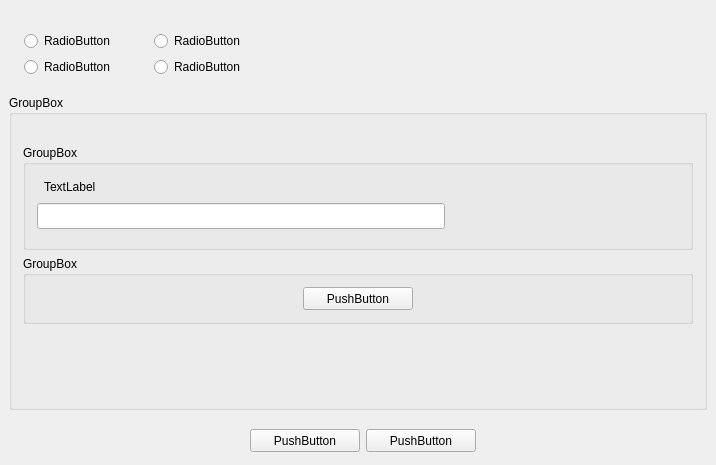
<?xml version="1.0" encoding="UTF-8"?>
<ui version="4.0">
 <class>AngKSerialNumberDlg</class>
 <widget class="QWidget" name="AngKSerialNumberDlg">
  <property name="geometry">
   <rect>
    <x>0</x>
    <y>0</y>
    <width>716</width>
    <height>465</height>
   </rect>
  </property>
  <property name="windowTitle">
   <string>AngKSerialNumberDlg</string>
  </property>
  <layout class="QHBoxLayout" name="horizontalLayout">
   <property name="spacing">
    <number>0</number>
   </property>
   <property name="leftMargin">
    <number>0</number>
   </property>
   <property name="topMargin">
    <number>0</number>
   </property>
   <property name="rightMargin">
    <number>0</number>
   </property>
   <property name="bottomMargin">
    <number>0</number>
   </property>
   <item>
    <widget class="QWidget" name="backgroundWidget" native="true">
     <property name="minimumSize">
      <size>
       <width>716</width>
       <height>465</height>
      </size>
     </property>
     <property name="maximumSize">
      <size>
       <width>16777215</width>
       <height>16777215</height>
      </size>
     </property>
     <layout class="QVBoxLayout" name="verticalLayout_2">
      <property name="leftMargin">
       <number>9</number>
      </property>
      <property name="topMargin">
       <number>9</number>
      </property>
      <property name="rightMargin">
       <number>9</number>
      </property>
      <property name="bottomMargin">
       <number>9</number>
      </property>
      <item>
       <widget class="QWidget" name="serialNumberSelect" native="true">
        <property name="minimumSize">
         <size>
          <width>0</width>
          <height>80</height>
         </size>
        </property>
        <property name="maximumSize">
         <size>
          <width>16777215</width>
          <height>80</height>
         </size>
        </property>
        <layout class="QVBoxLayout" name="verticalLayout_3">
         <property name="spacing">
          <number>5</number>
         </property>
         <property name="leftMargin">
          <number>15</number>
         </property>
         <property name="topMargin">
          <number>10</number>
         </property>
         <property name="rightMargin">
          <number>10</number>
         </property>
         <property name="bottomMargin">
          <number>0</number>
         </property>
         <item>
          <layout class="QGridLayout" name="gridLayout">
           <property name="horizontalSpacing">
            <number>30</number>
           </property>
           <item row="1" column="0">
            <widget class="QRadioButton" name="fromFileButton">
             <property name="minimumSize">
              <size>
               <width>100</width>
               <height>0</height>
              </size>
             </property>
             <property name="maximumSize">
              <size>
               <width>100</width>
               <height>16777215</height>
              </size>
             </property>
             <property name="text">
              <string>RadioButton</string>
             </property>
            </widget>
           </item>
           <item row="1" column="1">
            <widget class="QRadioButton" name="SNCModeButton">
             <property name="minimumSize">
              <size>
               <width>100</width>
               <height>0</height>
              </size>
             </property>
             <property name="maximumSize">
              <size>
               <width>100</width>
               <height>16777215</height>
              </size>
             </property>
             <property name="text">
              <string>RadioButton</string>
             </property>
            </widget>
           </item>
           <item row="0" column="0">
            <widget class="QRadioButton" name="disableButton">
             <property name="minimumSize">
              <size>
               <width>100</width>
               <height>0</height>
              </size>
             </property>
             <property name="maximumSize">
              <size>
               <width>100</width>
               <height>16777215</height>
              </size>
             </property>
             <property name="text">
              <string>RadioButton</string>
             </property>
            </widget>
           </item>
           <item row="0" column="1">
            <widget class="QRadioButton" name="modeButton">
             <property name="minimumSize">
              <size>
               <width>140</width>
               <height>0</height>
              </size>
             </property>
             <property name="maximumSize">
              <size>
               <width>140</width>
               <height>16777215</height>
              </size>
             </property>
             <property name="text">
              <string>RadioButton</string>
             </property>
            </widget>
           </item>
           <item row="0" column="2">
            <spacer name="horizontalSpacer_3">
             <property name="orientation">
              <enum>Qt::Horizontal</enum>
             </property>
             <property name="sizeHint" stdset="0">
              <size>
               <width>40</width>
               <height>20</height>
              </size>
             </property>
            </spacer>
           </item>
          </layout>
         </item>
        </layout>
       </widget>
      </item>
      <item>
       <widget class="QGroupBox" name="SNConfigGroup">
        <property name="minimumSize">
         <size>
          <width>0</width>
          <height>0</height>
         </size>
        </property>
        <property name="title">
         <string>GroupBox</string>
        </property>
        <layout class="QVBoxLayout" name="verticalLayout_4">
         <property name="leftMargin">
          <number>0</number>
         </property>
         <property name="topMargin">
          <number>15</number>
         </property>
         <property name="rightMargin">
          <number>0</number>
         </property>
         <property name="bottomMargin">
          <number>10</number>
         </property>
         <item>
          <widget class="QStackedWidget" name="stackedWidget">
           <property name="currentIndex">
            <number>3</number>
           </property>
           <widget class="QWidget" name="disablepage">
            <layout class="QVBoxLayout" name="verticalLayout">
             <item>
              <widget class="QLabel" name="disableTip">
               <property name="minimumSize">
                <size>
                 <width>0</width>
                 <height>26</height>
                </size>
               </property>
               <property name="maximumSize">
                <size>
                 <width>16777215</width>
                 <height>26</height>
                </size>
               </property>
               <property name="text">
                <string>TextLabel</string>
               </property>
               <property name="alignment">
                <set>Qt::AlignCenter</set>
               </property>
              </widget>
             </item>
             <item>
              <spacer name="verticalSpacer">
               <property name="orientation">
                <enum>Qt::Vertical</enum>
               </property>
               <property name="sizeHint" stdset="0">
                <size>
                 <width>20</width>
                 <height>223</height>
                </size>
               </property>
              </spacer>
             </item>
            </layout>
           </widget>
           <widget class="QWidget" name="modePage">
            <layout class="QVBoxLayout" name="verticalLayout_5">
             <property name="spacing">
              <number>0</number>
             </property>
             <property name="topMargin">
              <number>10</number>
             </property>
             <property name="bottomMargin">
              <number>0</number>
             </property>
             <item>
              <widget class="QWidget" name="horizontalWidget" native="true">
               <property name="minimumSize">
                <size>
                 <width>0</width>
                 <height>60</height>
                </size>
               </property>
               <property name="maximumSize">
                <size>
                 <width>16777215</width>
                 <height>60</height>
                </size>
               </property>
               <layout class="QHBoxLayout" name="horizontalLayout_5">
                <property name="leftMargin">
                 <number>0</number>
                </property>
                <property name="topMargin">
                 <number>0</number>
                </property>
                <property name="rightMargin">
                 <number>0</number>
                </property>
                <property name="bottomMargin">
                 <number>0</number>
                </property>
                <item>
                 <layout class="QVBoxLayout" name="verticalLayout_8">
                  <item>
                   <layout class="QHBoxLayout" name="horizontalLayout_7">
                    <property name="spacing">
                     <number>0</number>
                    </property>
                    <property name="leftMargin">
                     <number>8</number>
                    </property>
                    <item>
                     <widget class="QLabel" name="snSizeText">
                      <property name="minimumSize">
                       <size>
                        <width>53</width>
                        <height>18</height>
                       </size>
                      </property>
                      <property name="maximumSize">
                       <size>
                        <width>16777215</width>
                        <height>18</height>
                       </size>
                      </property>
                      <property name="text">
                       <string>11</string>
                      </property>
                     </widget>
                    </item>
                   </layout>
                  </item>
                  <item>
                   <layout class="QHBoxLayout" name="horizontalLayout_3">
                    <item>
                     <widget class="QComboBox" name="snSizeComboBox">
                      <property name="minimumSize">
                       <size>
                        <width>135</width>
                        <height>26</height>
                       </size>
                      </property>
                      <property name="maximumSize">
                       <size>
                        <width>16777215</width>
                        <height>26</height>
                       </size>
                      </property>
                     </widget>
                    </item>
                    <item>
                     <widget class="QLabel" name="snSizeTextTip">
                      <property name="minimumSize">
                       <size>
                        <width>0</width>
                        <height>26</height>
                       </size>
                      </property>
                      <property name="maximumSize">
                       <size>
                        <width>100</width>
                        <height>26</height>
                       </size>
                      </property>
                      <property name="text">
                       <string>0h..90600000h</string>
                      </property>
                     </widget>
                    </item>
                   </layout>
                  </item>
                 </layout>
                </item>
                <item>
                 <layout class="QVBoxLayout" name="verticalLayout_9">
                  <item>
                   <layout class="QHBoxLayout" name="horizontalLayout_8">
                    <property name="spacing">
                     <number>0</number>
                    </property>
                    <property name="leftMargin">
                     <number>8</number>
                    </property>
                    <item>
                     <widget class="QLabel" name="startAddrText">
                      <property name="minimumSize">
                       <size>
                        <width>0</width>
                        <height>18</height>
                       </size>
                      </property>
                      <property name="maximumSize">
                       <size>
                        <width>16777215</width>
                        <height>18</height>
                       </size>
                      </property>
                      <property name="text">
                       <string/>
                      </property>
                     </widget>
                    </item>
                   </layout>
                  </item>
                  <item>
                   <layout class="QHBoxLayout" name="horizontalLayout_16">
                    <item>
                     <widget class="QLineEdit" name="startAddrEdit">
                      <property name="minimumSize">
                       <size>
                        <width>135</width>
                        <height>26</height>
                       </size>
                      </property>
                      <property name="maximumSize">
                       <size>
                        <width>16777215</width>
                        <height>26</height>
                       </size>
                      </property>
                     </widget>
                    </item>
                    <item>
                     <widget class="QLabel" name="startAddrTextTip">
                      <property name="minimumSize">
                       <size>
                        <width>100</width>
                        <height>26</height>
                       </size>
                      </property>
                      <property name="maximumSize">
                       <size>
                        <width>100</width>
                        <height>26</height>
                       </size>
                      </property>
                      <property name="text">
                       <string>0h..90600000h</string>
                      </property>
                     </widget>
                    </item>
                   </layout>
                  </item>
                 </layout>
                </item>
                <item>
                 <spacer name="horizontalSpacer_4">
                  <property name="orientation">
                   <enum>Qt::Horizontal</enum>
                  </property>
                  <property name="sizeHint" stdset="0">
                   <size>
                    <width>40</width>
                    <height>20</height>
                   </size>
                  </property>
                 </spacer>
                </item>
               </layout>
              </widget>
             </item>
             <item>
              <widget class="QWidget" name="horizontalWidget_2" native="true">
               <property name="minimumSize">
                <size>
                 <width>0</width>
                 <height>60</height>
                </size>
               </property>
               <property name="maximumSize">
                <size>
                 <width>16777215</width>
                 <height>60</height>
                </size>
               </property>
               <layout class="QHBoxLayout" name="horizontalLayout_6">
                <property name="leftMargin">
                 <number>0</number>
                </property>
                <property name="topMargin">
                 <number>0</number>
                </property>
                <property name="rightMargin">
                 <number>0</number>
                </property>
                <property name="bottomMargin">
                 <number>0</number>
                </property>
                <item>
                 <layout class="QVBoxLayout" name="verticalLayout_10">
                  <item>
                   <layout class="QHBoxLayout" name="horizontalLayout_9">
                    <property name="spacing">
                     <number>0</number>
                    </property>
                    <property name="leftMargin">
                     <number>8</number>
                    </property>
                    <item>
                     <widget class="QLabel" name="startValueText">
                      <property name="minimumSize">
                       <size>
                        <width>53</width>
                        <height>18</height>
                       </size>
                      </property>
                      <property name="maximumSize">
                       <size>
                        <width>16777215</width>
                        <height>18</height>
                       </size>
                      </property>
                      <property name="text">
                       <string>11</string>
                      </property>
                     </widget>
                    </item>
                   </layout>
                  </item>
                  <item>
                   <layout class="QHBoxLayout" name="horizontalLayout_11">
                    <item>
                     <widget class="QLineEdit" name="startValueEdit">
                      <property name="minimumSize">
                       <size>
                        <width>135</width>
                        <height>26</height>
                       </size>
                      </property>
                      <property name="maximumSize">
                       <size>
                        <width>16777215</width>
                        <height>26</height>
                       </size>
                      </property>
                     </widget>
                    </item>
                    <item>
                     <widget class="QLabel" name="startValueTextTip">
                      <property name="minimumSize">
                       <size>
                        <width>0</width>
                        <height>26</height>
                       </size>
                      </property>
                      <property name="maximumSize">
                       <size>
                        <width>100</width>
                        <height>26</height>
                       </size>
                      </property>
                      <property name="text">
                       <string>0h..90600000h</string>
                      </property>
                     </widget>
                    </item>
                   </layout>
                  </item>
                 </layout>
                </item>
                <item>
                 <layout class="QVBoxLayout" name="verticalLayout_11">
                  <item>
                   <layout class="QHBoxLayout" name="horizontalLayout_10">
                    <property name="spacing">
                     <number>0</number>
                    </property>
                    <property name="leftMargin">
                     <number>8</number>
                    </property>
                    <item>
                     <widget class="QLabel" name="stepText">
                      <property name="minimumSize">
                       <size>
                        <width>0</width>
                        <height>18</height>
                       </size>
                      </property>
                      <property name="maximumSize">
                       <size>
                        <width>16777215</width>
                        <height>18</height>
                       </size>
                      </property>
                      <property name="text">
                       <string/>
                      </property>
                     </widget>
                    </item>
                   </layout>
                  </item>
                  <item>
                   <layout class="QHBoxLayout" name="horizontalLayout_17">
                    <item>
                     <widget class="QLineEdit" name="stepEdit">
                      <property name="minimumSize">
                       <size>
                        <width>135</width>
                        <height>26</height>
                       </size>
                      </property>
                      <property name="maximumSize">
                       <size>
                        <width>16777215</width>
                        <height>26</height>
                       </size>
                      </property>
                     </widget>
                    </item>
                    <item>
                     <widget class="QLabel" name="stepTextTip">
                      <property name="minimumSize">
                       <size>
                        <width>0</width>
                        <height>26</height>
                       </size>
                      </property>
                      <property name="maximumSize">
                       <size>
                        <width>100</width>
                        <height>26</height>
                       </size>
                      </property>
                      <property name="text">
                       <string>0h..90600000h</string>
                      </property>
                     </widget>
                    </item>
                   </layout>
                  </item>
                 </layout>
                </item>
                <item>
                 <spacer name="horizontalSpacer_5">
                  <property name="orientation">
                   <enum>Qt::Horizontal</enum>
                  </property>
                  <property name="sizeHint" stdset="0">
                   <size>
                    <width>40</width>
                    <height>20</height>
                   </size>
                  </property>
                 </spacer>
                </item>
               </layout>
              </widget>
             </item>
             <item>
              <widget class="QWidget" name="widget" native="true">
               <property name="minimumSize">
                <size>
                 <width>0</width>
                 <height>85</height>
                </size>
               </property>
               <property name="maximumSize">
                <size>
                 <width>16777215</width>
                 <height>85</height>
                </size>
               </property>
               <layout class="QHBoxLayout" name="horizontalLayout_2">
                <property name="leftMargin">
                 <number>0</number>
                </property>
                <property name="topMargin">
                 <number>0</number>
                </property>
                <property name="rightMargin">
                 <number>0</number>
                </property>
                <property name="bottomMargin">
                 <number>0</number>
                </property>
                <item>
                 <widget class="QGroupBox" name="SNmodeGroup">
                  <property name="minimumSize">
                   <size>
                    <width>135</width>
                    <height>0</height>
                   </size>
                  </property>
                  <property name="maximumSize">
                   <size>
                    <width>16777215</width>
                    <height>16777215</height>
                   </size>
                  </property>
                  <property name="title">
                   <string>GroupBox</string>
                  </property>
                  <layout class="QVBoxLayout" name="verticalLayout_6">
                   <item>
                    <widget class="QRadioButton" name="asciiButton">
                     <property name="text">
                      <string>RadioButton</string>
                     </property>
                    </widget>
                   </item>
                   <item>
                    <widget class="QRadioButton" name="binButton">
                     <property name="text">
                      <string>RadioButton</string>
                     </property>
                    </widget>
                   </item>
                  </layout>
                 </widget>
                </item>
                <item>
                 <widget class="QGroupBox" name="styleGroup">
                  <property name="minimumSize">
                   <size>
                    <width>135</width>
                    <height>0</height>
                   </size>
                  </property>
                  <property name="maximumSize">
                   <size>
                    <width>16777215</width>
                    <height>16777215</height>
                   </size>
                  </property>
                  <property name="title">
                   <string>GroupBox</string>
                  </property>
                  <layout class="QVBoxLayout" name="verticalLayout_7">
                   <item>
                    <widget class="QRadioButton" name="decButton">
                     <property name="text">
                      <string>RadioButton</string>
                     </property>
                    </widget>
                   </item>
                   <item>
                    <widget class="QRadioButton" name="hexButton">
                     <property name="text">
                      <string>RadioButton</string>
                     </property>
                    </widget>
                   </item>
                  </layout>
                 </widget>
                </item>
                <item>
                 <widget class="QGroupBox" name="bufferGroup">
                  <property name="minimumSize">
                   <size>
                    <width>135</width>
                    <height>0</height>
                   </size>
                  </property>
                  <property name="maximumSize">
                   <size>
                    <width>16777215</width>
                    <height>16777215</height>
                   </size>
                  </property>
                  <property name="title">
                   <string>GroupBox</string>
                  </property>
                  <layout class="QVBoxLayout" name="verticalLayout_12">
                   <property name="bottomMargin">
                    <number>0</number>
                   </property>
                   <item>
                    <widget class="QRadioButton" name="LSByteFirstButton">
                     <property name="text">
                      <string>RadioButton</string>
                     </property>
                    </widget>
                   </item>
                   <item>
                    <widget class="QRadioButton" name="MSByteFirstButton">
                     <property name="text">
                      <string>RadioButton</string>
                     </property>
                    </widget>
                   </item>
                  </layout>
                 </widget>
                </item>
                <item>
                 <spacer name="horizontalSpacer_6">
                  <property name="orientation">
                   <enum>Qt::Horizontal</enum>
                  </property>
                  <property name="sizeHint" stdset="0">
                   <size>
                    <width>252</width>
                    <height>20</height>
                   </size>
                  </property>
                 </spacer>
                </item>
               </layout>
              </widget>
             </item>
            </layout>
           </widget>
           <widget class="QWidget" name="fromFilePage">
            <layout class="QVBoxLayout" name="verticalLayout_15">
             <item>
              <widget class="QWidget" name="horizontalWidget_3" native="true">
               <property name="minimumSize">
                <size>
                 <width>0</width>
                 <height>60</height>
                </size>
               </property>
               <property name="maximumSize">
                <size>
                 <width>16777215</width>
                 <height>60</height>
                </size>
               </property>
               <layout class="QVBoxLayout" name="verticalLayout_13">
                <property name="spacing">
                 <number>0</number>
                </property>
                <property name="leftMargin">
                 <number>0</number>
                </property>
                <property name="topMargin">
                 <number>0</number>
                </property>
                <property name="rightMargin">
                 <number>0</number>
                </property>
                <property name="bottomMargin">
                 <number>0</number>
                </property>
                <item>
                 <layout class="QHBoxLayout" name="horizontalLayout_12">
                  <property name="spacing">
                   <number>0</number>
                  </property>
                  <property name="leftMargin">
                   <number>7</number>
                  </property>
                  <item>
                   <widget class="QLabel" name="fileNameText">
                    <property name="minimumSize">
                     <size>
                      <width>0</width>
                      <height>18</height>
                     </size>
                    </property>
                    <property name="maximumSize">
                     <size>
                      <width>16777215</width>
                      <height>18</height>
                     </size>
                    </property>
                    <property name="text">
                     <string>TextLabel</string>
                    </property>
                   </widget>
                  </item>
                 </layout>
                </item>
                <item>
                 <widget class="QWidget" name="widget_2" native="true">
                  <property name="minimumSize">
                   <size>
                    <width>0</width>
                    <height>36</height>
                   </size>
                  </property>
                  <property name="maximumSize">
                   <size>
                    <width>16777215</width>
                    <height>36</height>
                   </size>
                  </property>
                  <layout class="QHBoxLayout" name="horizontalLayout_13">
                   <property name="spacing">
                    <number>9</number>
                   </property>
                   <property name="leftMargin">
                    <number>0</number>
                   </property>
                   <property name="topMargin">
                    <number>0</number>
                   </property>
                   <property name="rightMargin">
                    <number>0</number>
                   </property>
                   <property name="bottomMargin">
                    <number>0</number>
                   </property>
                   <item>
                    <widget class="QLineEdit" name="fileNameEdit">
                     <property name="minimumSize">
                      <size>
                       <width>408</width>
                       <height>26</height>
                      </size>
                     </property>
                     <property name="maximumSize">
                      <size>
                       <width>16777215</width>
                       <height>26</height>
                      </size>
                     </property>
                    </widget>
                   </item>
                   <item>
                    <widget class="QPushButton" name="fileNameButton">
                     <property name="minimumSize">
                      <size>
                       <width>21</width>
                       <height>14</height>
                      </size>
                     </property>
                     <property name="maximumSize">
                      <size>
                       <width>21</width>
                       <height>16777215</height>
                      </size>
                     </property>
                     <property name="text">
                      <string/>
                     </property>
                     <property name="flat">
                      <bool>true</bool>
                     </property>
                    </widget>
                   </item>
                  </layout>
                 </widget>
                </item>
               </layout>
              </widget>
             </item>
             <item>
              <widget class="QWidget" name="horizontalWidget_4" native="true">
               <property name="minimumSize">
                <size>
                 <width>0</width>
                 <height>60</height>
                </size>
               </property>
               <property name="maximumSize">
                <size>
                 <width>16777215</width>
                 <height>60</height>
                </size>
               </property>
               <layout class="QVBoxLayout" name="verticalLayout_14">
                <property name="spacing">
                 <number>0</number>
                </property>
                <property name="leftMargin">
                 <number>0</number>
                </property>
                <property name="topMargin">
                 <number>0</number>
                </property>
                <property name="rightMargin">
                 <number>0</number>
                </property>
                <property name="bottomMargin">
                 <number>0</number>
                </property>
                <item>
                 <layout class="QHBoxLayout" name="horizontalLayout_14">
                  <property name="spacing">
                   <number>0</number>
                  </property>
                  <property name="leftMargin">
                   <number>7</number>
                  </property>
                  <item>
                   <widget class="QLabel" name="startLabelText">
                    <property name="minimumSize">
                     <size>
                      <width>0</width>
                      <height>18</height>
                     </size>
                    </property>
                    <property name="maximumSize">
                     <size>
                      <width>16777215</width>
                      <height>18</height>
                     </size>
                    </property>
                    <property name="text">
                     <string>TextLabel</string>
                    </property>
                   </widget>
                  </item>
                 </layout>
                </item>
                <item>
                 <widget class="QWidget" name="widget_3" native="true">
                  <property name="minimumSize">
                   <size>
                    <width>0</width>
                    <height>36</height>
                   </size>
                  </property>
                  <property name="maximumSize">
                   <size>
                    <width>16777215</width>
                    <height>36</height>
                   </size>
                  </property>
                  <layout class="QHBoxLayout" name="horizontalLayout_15">
                   <property name="spacing">
                    <number>9</number>
                   </property>
                   <property name="leftMargin">
                    <number>0</number>
                   </property>
                   <property name="topMargin">
                    <number>0</number>
                   </property>
                   <property name="rightMargin">
                    <number>0</number>
                   </property>
                   <property name="bottomMargin">
                    <number>0</number>
                   </property>
                   <item>
                    <widget class="QLineEdit" name="startLabelEdit">
                     <property name="minimumSize">
                      <size>
                       <width>408</width>
                       <height>26</height>
                      </size>
                     </property>
                     <property name="maximumSize">
                      <size>
                       <width>16777215</width>
                       <height>26</height>
                      </size>
                     </property>
                    </widget>
                   </item>
                  </layout>
                 </widget>
                </item>
               </layout>
              </widget>
             </item>
             <item>
              <spacer name="verticalSpacer_2">
               <property name="orientation">
                <enum>Qt::Vertical</enum>
               </property>
               <property name="sizeHint" stdset="0">
                <size>
                 <width>20</width>
                 <height>123</height>
                </size>
               </property>
              </spacer>
             </item>
            </layout>
           </widget>
           <widget class="QWidget" name="SNCModePage">
            <layout class="QVBoxLayout" name="verticalLayout_17">
             <property name="topMargin">
              <number>15</number>
             </property>
             <item>
              <widget class="QGroupBox" name="modeGroup_1">
               <property name="title">
                <string>GroupBox</string>
               </property>
               <layout class="QVBoxLayout" name="verticalLayout_18">
                <item>
                 <widget class="QWidget" name="horizontalWidget_5" native="true">
                  <property name="minimumSize">
                   <size>
                    <width>0</width>
                    <height>60</height>
                   </size>
                  </property>
                  <property name="maximumSize">
                   <size>
                    <width>16777215</width>
                    <height>60</height>
                   </size>
                  </property>
                  <layout class="QVBoxLayout" name="verticalLayout_16">
                   <property name="spacing">
                    <number>0</number>
                   </property>
                   <property name="leftMargin">
                    <number>0</number>
                   </property>
                   <property name="topMargin">
                    <number>0</number>
                   </property>
                   <property name="rightMargin">
                    <number>0</number>
                   </property>
                   <property name="bottomMargin">
                    <number>0</number>
                   </property>
                   <item>
                    <layout class="QHBoxLayout" name="horizontalLayout_18">
                     <property name="spacing">
                      <number>0</number>
                     </property>
                     <property name="leftMargin">
                      <number>7</number>
                     </property>
                     <item>
                      <widget class="QLabel" name="SNCFilePathText">
                       <property name="minimumSize">
                        <size>
                         <width>0</width>
                         <height>18</height>
                        </size>
                       </property>
                       <property name="maximumSize">
                        <size>
                         <width>16777215</width>
                         <height>18</height>
                        </size>
                       </property>
                       <property name="text">
                        <string>TextLabel</string>
                       </property>
                      </widget>
                     </item>
                    </layout>
                   </item>
                   <item>
                    <widget class="QWidget" name="widget_5" native="true">
                     <property name="minimumSize">
                      <size>
                       <width>0</width>
                       <height>36</height>
                      </size>
                     </property>
                     <property name="maximumSize">
                      <size>
                       <width>16777215</width>
                       <height>36</height>
                      </size>
                     </property>
                     <layout class="QHBoxLayout" name="horizontalLayout_19">
                      <property name="spacing">
                       <number>9</number>
                      </property>
                      <property name="leftMargin">
                       <number>0</number>
                      </property>
                      <property name="topMargin">
                       <number>0</number>
                      </property>
                      <property name="rightMargin">
                       <number>0</number>
                      </property>
                      <property name="bottomMargin">
                       <number>0</number>
                      </property>
                      <item>
                       <widget class="QLineEdit" name="SNCFilePathEdit">
                        <property name="minimumSize">
                         <size>
                          <width>408</width>
                          <height>26</height>
                         </size>
                        </property>
                        <property name="maximumSize">
                         <size>
                          <width>408</width>
                          <height>26</height>
                         </size>
                        </property>
                       </widget>
                      </item>
                      <item>
                       <widget class="QPushButton" name="SNCFilePathButton">
                        <property name="minimumSize">
                         <size>
                          <width>21</width>
                          <height>14</height>
                         </size>
                        </property>
                        <property name="maximumSize">
                         <size>
                          <width>21</width>
                          <height>16777215</height>
                         </size>
                        </property>
                        <property name="text">
                         <string/>
                        </property>
                        <property name="flat">
                         <bool>true</bool>
                        </property>
                       </widget>
                      </item>
                      <item>
                       <spacer name="horizontalSpacer_9">
                        <property name="orientation">
                         <enum>Qt::Horizontal</enum>
                        </property>
                        <property name="sizeHint" stdset="0">
                         <size>
                          <width>40</width>
                          <height>20</height>
                         </size>
                        </property>
                       </spacer>
                      </item>
                     </layout>
                    </widget>
                   </item>
                  </layout>
                 </widget>
                </item>
               </layout>
              </widget>
             </item>
             <item>
              <widget class="QGroupBox" name="modeGroup_2">
               <property name="title">
                <string>GroupBox</string>
               </property>
               <layout class="QHBoxLayout" name="horizontalLayout_20">
                <item>
                 <spacer name="horizontalSpacer_10">
                  <property name="orientation">
                   <enum>Qt::Horizontal</enum>
                  </property>
                  <property name="sizeHint" stdset="0">
                   <size>
                    <width>40</width>
                    <height>20</height>
                   </size>
                  </property>
                 </spacer>
                </item>
                <item>
                 <widget class="QPushButton" name="generateSNCButton">
                  <property name="minimumSize">
                   <size>
                    <width>110</width>
                    <height>23</height>
                   </size>
                  </property>
                  <property name="maximumSize">
                   <size>
                    <width>110</width>
                    <height>23</height>
                   </size>
                  </property>
                  <property name="text">
                   <string>PushButton</string>
                  </property>
                 </widget>
                </item>
                <item>
                 <spacer name="horizontalSpacer_11">
                  <property name="orientation">
                   <enum>Qt::Horizontal</enum>
                  </property>
                  <property name="sizeHint" stdset="0">
                   <size>
                    <width>40</width>
                    <height>20</height>
                   </size>
                  </property>
                 </spacer>
                </item>
               </layout>
              </widget>
             </item>
             <item>
              <spacer name="verticalSpacer_3">
               <property name="orientation">
                <enum>Qt::Vertical</enum>
               </property>
               <property name="sizeHint" stdset="0">
                <size>
                 <width>20</width>
                 <height>90</height>
                </size>
               </property>
              </spacer>
             </item>
            </layout>
           </widget>
          </widget>
         </item>
        </layout>
       </widget>
      </item>
      <item>
       <widget class="QWidget" name="widget_4" native="true">
        <property name="minimumSize">
         <size>
          <width>0</width>
          <height>40</height>
         </size>
        </property>
        <property name="maximumSize">
         <size>
          <width>16777215</width>
          <height>40</height>
         </size>
        </property>
        <layout class="QHBoxLayout" name="horizontalLayout_4">
         <property name="leftMargin">
          <number>9</number>
         </property>
         <property name="topMargin">
          <number>9</number>
         </property>
         <property name="rightMargin">
          <number>0</number>
         </property>
         <property name="bottomMargin">
          <number>0</number>
         </property>
         <item>
          <spacer name="horizontalSpacer">
           <property name="orientation">
            <enum>Qt::Horizontal</enum>
           </property>
           <property name="sizeHint" stdset="0">
            <size>
             <width>40</width>
             <height>20</height>
            </size>
           </property>
          </spacer>
         </item>
         <item>
          <widget class="QPushButton" name="okButton">
           <property name="minimumSize">
            <size>
             <width>110</width>
             <height>23</height>
            </size>
           </property>
           <property name="maximumSize">
            <size>
             <width>110</width>
             <height>23</height>
            </size>
           </property>
           <property name="text">
            <string>PushButton</string>
           </property>
          </widget>
         </item>
         <item>
          <widget class="QPushButton" name="cancelButton">
           <property name="minimumSize">
            <size>
             <width>110</width>
             <height>23</height>
            </size>
           </property>
           <property name="maximumSize">
            <size>
             <width>110</width>
             <height>23</height>
            </size>
           </property>
           <property name="text">
            <string>PushButton</string>
           </property>
          </widget>
         </item>
         <item>
          <spacer name="horizontalSpacer_2">
           <property name="orientation">
            <enum>Qt::Horizontal</enum>
           </property>
           <property name="sizeHint" stdset="0">
            <size>
             <width>40</width>
             <height>20</height>
            </size>
           </property>
          </spacer>
         </item>
        </layout>
       </widget>
      </item>
     </layout>
    </widget>
   </item>
  </layout>
 </widget>
 <layoutdefault spacing="6" margin="11"/>
 <resources/>
 <connections/>
</ui>
